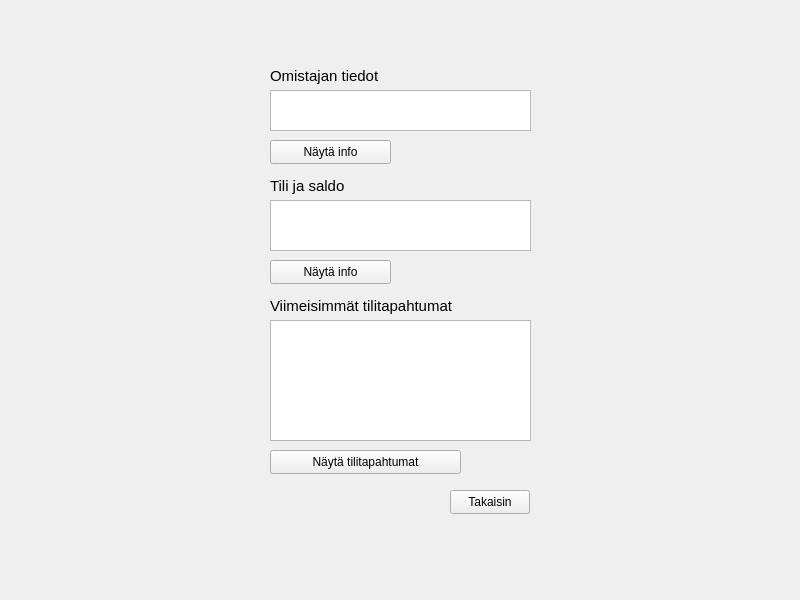
<?xml version="1.0" encoding="UTF-8"?>
<ui version="4.0">
 <class>BalanceWindow</class>
 <widget class="QWidget" name="BalanceWindow">
  <property name="geometry">
   <rect>
    <x>0</x>
    <y>0</y>
    <width>800</width>
    <height>600</height>
   </rect>
  </property>
  <property name="windowTitle">
   <string>Form</string>
  </property>
  <widget class="QLabel" name="saldoLabel">
   <property name="geometry">
    <rect>
     <x>270</x>
     <y>170</y>
     <width>131</width>
     <height>31</height>
    </rect>
   </property>
   <property name="font">
    <font>
     <pointsize>11</pointsize>
    </font>
   </property>
   <property name="text">
    <string>Tili ja saldo</string>
   </property>
  </widget>
  <widget class="QPushButton" name="returnToMenu">
   <property name="geometry">
    <rect>
     <x>450</x>
     <y>490</y>
     <width>80</width>
     <height>24</height>
    </rect>
   </property>
   <property name="text">
    <string>Takaisin</string>
   </property>
  </widget>
  <widget class="QPushButton" name="showBalance">
   <property name="geometry">
    <rect>
     <x>270</x>
     <y>260</y>
     <width>121</width>
     <height>24</height>
    </rect>
   </property>
   <property name="text">
    <string>Näytä info</string>
   </property>
  </widget>
  <widget class="QTextEdit" name="balance">
   <property name="geometry">
    <rect>
     <x>270</x>
     <y>200</y>
     <width>261</width>
     <height>51</height>
    </rect>
   </property>
   <property name="readOnly">
    <bool>true</bool>
   </property>
  </widget>
  <widget class="QTextEdit" name="accountTraffic">
   <property name="geometry">
    <rect>
     <x>270</x>
     <y>320</y>
     <width>261</width>
     <height>121</height>
    </rect>
   </property>
   <property name="readOnly">
    <bool>true</bool>
   </property>
  </widget>
  <widget class="QPushButton" name="showAccountTraffic">
   <property name="geometry">
    <rect>
     <x>270</x>
     <y>450</y>
     <width>191</width>
     <height>24</height>
    </rect>
   </property>
   <property name="text">
    <string>Näytä tilitapahtumat</string>
   </property>
  </widget>
  <widget class="QLabel" name="saldoLabel_2">
   <property name="geometry">
    <rect>
     <x>270</x>
     <y>280</y>
     <width>261</width>
     <height>51</height>
    </rect>
   </property>
   <property name="font">
    <font>
     <pointsize>11</pointsize>
    </font>
   </property>
   <property name="text">
    <string>Viimeisimmät tilitapahtumat</string>
   </property>
  </widget>
  <widget class="QTextEdit" name="owner">
   <property name="geometry">
    <rect>
     <x>270</x>
     <y>90</y>
     <width>261</width>
     <height>41</height>
    </rect>
   </property>
   <property name="readOnly">
    <bool>true</bool>
   </property>
  </widget>
  <widget class="QLabel" name="saldoLabel_3">
   <property name="geometry">
    <rect>
     <x>270</x>
     <y>60</y>
     <width>131</width>
     <height>31</height>
    </rect>
   </property>
   <property name="font">
    <font>
     <pointsize>11</pointsize>
    </font>
   </property>
   <property name="text">
    <string>Omistajan tiedot</string>
   </property>
  </widget>
  <widget class="QPushButton" name="showOwnerInfo">
   <property name="geometry">
    <rect>
     <x>270</x>
     <y>140</y>
     <width>121</width>
     <height>24</height>
    </rect>
   </property>
   <property name="text">
    <string>Näytä info</string>
   </property>
  </widget>
 </widget>
 <resources/>
 <connections/>
</ui>
